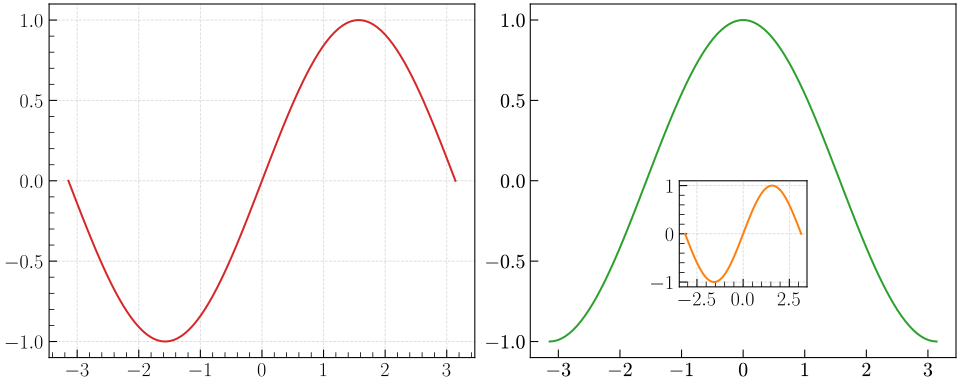

This figure's Python source:
import matplotlib as mpl
import matplotlib.pyplot as plt
import numpy as np

from plotreset import Styles

st = Styles("academic")

x = np.linspace(-np.pi, np.pi, 100)

fig = plt.figure(figsize=(10, 4))

rc_context = {
    "axes.grid": False,
    "xtick.minor.visible": False,
    "ytick.minor.visible": False,
}
with mpl.rc_context(rc_context):
    ax1 = fig.add_subplot(1, 2, 1)
    ax1.plot(x, np.sin(x))

with mpl.rc_context({"text.usetex": False}):
    ax2 = fig.add_subplot(1, 2, 2)
    ax2.plot(x, np.cos(x), color="tab:green")

with mpl.rc_context(
    {"axes.grid": True, "xtick.minor.visible": True, "ytick.minor.visible": True}
):
    panel = ax2.inset_axes((0.35, 0.2, 0.3, 0.3))
    panel.plot(x, np.sin(x), color="tab:orange")

plt.savefig("examples/subplots.svg")
plt.show()
